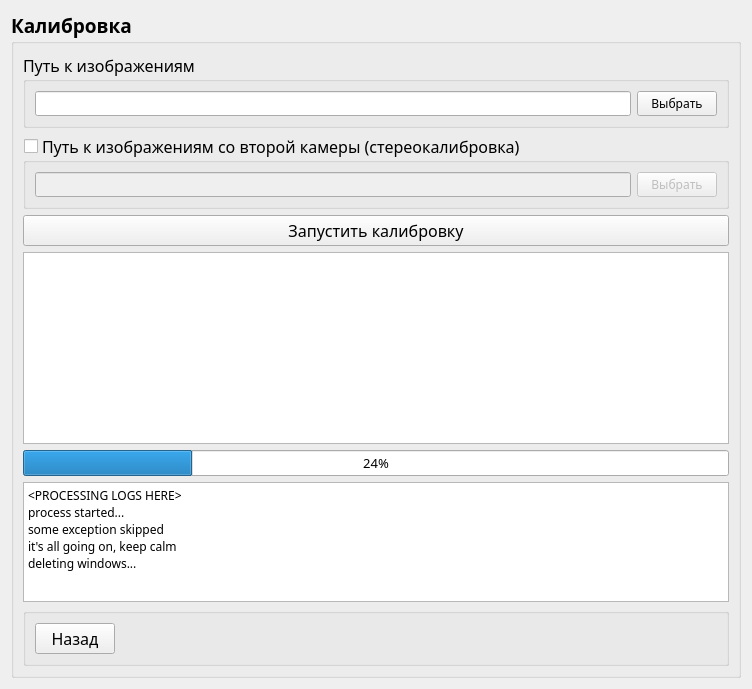
           <widget class="QWidget" name="page_calibrationSteps_4_MainPage">
            <layout class="QVBoxLayout" name="verticalLayout_15">
             <item>
              <widget class="QGroupBox" name="groupBox_calibrationSteps_4">
               <property name="font">
                <font>
                 <family>Rubik</family>
                 <pointsize>14</pointsize>
                 <bold>true</bold>
                </font>
               </property>
               <property name="title">
                <string>Калибровка</string>
               </property>
               <property name="flat">
                <bool>true</bool>
               </property>
               <layout class="QVBoxLayout" name="verticalLayout_14">
                <item>
                 <widget class="QGroupBox" name="groupBox_calibrationImagesDirectoryField">
                  <property name="font">
                   <font>
                    <family>Rubik</family>
                    <pointsize>12</pointsize>
                    <bold>false</bold>
                   </font>
                  </property>
                  <property name="title">
                   <string>Путь к изображениям</string>
                  </property>
                  <property name="flat">
                   <bool>true</bool>
                  </property>
                  <layout class="QHBoxLayout" name="horizontalLayout_12">
                   <item>
                    <widget class="QLineEdit" name="lineEdit_calibrationImagesDirectory">
                     <property name="font">
                      <font>
                       <family>Rubik</family>
                       <pointsize>9</pointsize>
                       <bold>false</bold>
                      </font>
                     </property>
                    </widget>
                   </item>
                   <item>
                    <widget class="QPushButton" name="pushButton_setCalibrationImagesDirectory">
                     <property name="font">
                      <font>
                       <family>Rubik</family>
                       <pointsize>9</pointsize>
                       <bold>false</bold>
                      </font>
                     </property>
                     <property name="text">
                      <string>Выбрать</string>
                     </property>
                    </widget>
                   </item>
                  </layout>
                 </widget>
                </item>
                <item>
                 <widget class="QGroupBox" name="groupBox_calibrationImagesDirectoryFieldSecondCamera">
                  <property name="enabled">
                   <bool>true</bool>
                  </property>
                  <property name="font">
                   <font>
                    <family>Rubik</family>
                    <pointsize>12</pointsize>
                    <bold>false</bold>
                   </font>
                  </property>
                  <property name="title">
                   <string>Путь к изображениям со второй камеры (стереокалибровка)</string>
                  </property>
                  <property name="flat">
                   <bool>true</bool>
                  </property>
                  <property name="checkable">
                   <bool>true</bool>
                  </property>
                  <property name="checked">
                   <bool>false</bool>
                  </property>
                  <layout class="QHBoxLayout" name="horizontalLayout_13">
                   <item>
                    <widget class="QLineEdit" name="lineEdit_calibrationImagesDirectorySecondCamera">
                     <property name="font">
                      <font>
                       <family>Rubik</family>
                       <pointsize>9</pointsize>
                       <bold>false</bold>
                      </font>
                     </property>
                    </widget>
                   </item>
                   <item>
                    <widget class="QPushButton" name="pushButton_setCalibrationImagesDirectorySecondCamera">
                     <property name="font">
                      <font>
                       <family>Rubik</family>
                       <pointsize>9</pointsize>
                       <bold>false</bold>
                      </font>
                     </property>
                     <property name="text">
                      <string>Выбрать</string>
                     </property>
                    </widget>
                   </item>
                  </layout>
                 </widget>
                </item>
                <item>
                 <widget class="QPushButton" name="pushButton_calibrationProcessStart">
                  <property name="font">
                   <font>
                    <family>Rubik</family>
                    <pointsize>12</pointsize>
                    <bold>false</bold>
                   </font>
                  </property>
                  <property name="text">
                   <string>Запустить калибровку</string>
                  </property>
                 </widget>
                </item>
                <item>
                 <widget class="QGraphicsView" name="graphicsView_calibrationProcessView">
                  <property name="minimumSize">
                   <size>
                    <width>0</width>
                    <height>0</height>
                   </size>
                  </property>
                 </widget>
                </item>
                <item>
                 <widget class="QProgressBar" name="progressBar_calibrationProcessProgress">
                  <property name="font">
                   <font>
                    <family>Rubik</family>
                    <pointsize>10</pointsize>
                    <bold>false</bold>
                   </font>
                  </property>
                  <property name="value">
                   <number>24</number>
                  </property>
                 </widget>
                </item>
                <item>
                 <widget class="QTextBrowser" name="textBrowser_calibrationProcessLogs">
                  <property name="maximumSize">
                   <size>
                    <width>16777215</width>
                    <height>120</height>
                   </size>
                  </property>
                  <property name="font">
                   <font>
                    <family>Rubik</family>
                    <pointsize>12</pointsize>
                    <bold>false</bold>
                   </font>
                  </property>
                  <property name="html">
                   <string>&lt;!DOCTYPE HTML PUBLIC &quot;-//W3C//DTD HTML 4.0//EN&quot; &quot;http://www.w3.org/TR/REC-html40/strict.dtd&quot;&gt;
&lt;html&gt;&lt;head&gt;&lt;meta name=&quot;qrichtext&quot; content=&quot;1&quot; /&gt;&lt;meta charset=&quot;utf-8&quot; /&gt;&lt;style type=&quot;text/css&quot;&gt;
p, li { white-space: pre-wrap; }
hr { height: 1px; border-width: 0; }
li.unchecked::marker { content: &quot;\2610&quot;; }
li.checked::marker { content: &quot;\2612&quot;; }
&lt;/style&gt;&lt;/head&gt;&lt;body style=&quot; font-family:'Rubik'; font-size:12pt; font-weight:400; font-style:normal;&quot;&gt;
&lt;p style=&quot; margin-top:0px; margin-bottom:0px; margin-left:0px; margin-right:0px; -qt-block-indent:0; text-indent:0px;&quot;&gt;&lt;span style=&quot; font-size:9pt;&quot;&gt;&amp;lt;PROCESSING LOGS HERE&amp;gt;&lt;/span&gt;&lt;/p&gt;
&lt;p style=&quot; margin-top:0px; margin-bottom:0px; margin-left:0px; margin-right:0px; -qt-block-indent:0; text-indent:0px;&quot;&gt;&lt;span style=&quot; font-size:9pt;&quot;&gt;process started...&lt;/span&gt;&lt;/p&gt;
&lt;p style=&quot; margin-top:0px; margin-bottom:0px; margin-left:0px; margin-right:0px; -qt-block-indent:0; text-indent:0px;&quot;&gt;&lt;span style=&quot; font-size:9pt;&quot;&gt;some exception skipped&lt;/span&gt;&lt;/p&gt;
&lt;p style=&quot; margin-top:0px; margin-bottom:0px; margin-left:0px; margin-right:0px; -qt-block-indent:0; text-indent:0px;&quot;&gt;&lt;span style=&quot; font-size:9pt;&quot;&gt;it's all going on, keep calm&lt;/span&gt;&lt;/p&gt;
&lt;p style=&quot; margin-top:0px; margin-bottom:0px; margin-left:0px; margin-right:0px; -qt-block-indent:0; text-indent:0px;&quot;&gt;&lt;span style=&quot; font-size:9pt;&quot;&gt;deleting windows...&lt;/span&gt;&lt;/p&gt;&lt;/body&gt;&lt;/html&gt;</string>
                  </property>
                 </widget>
                </item>
                <item>
                 <widget class="QGroupBox" name="groupBox_calibrationSteps_4_ButtonField">
                  <property name="title">
                   <string/>
                  </property>
                  <property name="flat">
                   <bool>true</bool>
                  </property>
                  <layout class="QHBoxLayout" name="horizontalLayout_18">
                   <item>
                    <widget class="QPushButton" name="pushButton_calibrationSteps_4_returnToTipsButton">
                     <property name="font">
                      <font>
                       <family>Rubik</family>
                       <pointsize>12</pointsize>
                       <bold>false</bold>
                      </font>
                     </property>
                     <property name="text">
                      <string>Назад</string>
                     </property>
                    </widget>
                   </item>
                   <item>
                    <spacer name="horizontalSpacer_calibrationSteps_4_ButtonSpacer">
                     <property name="orientation">
                      <enum>Qt::Orientation::Horizontal</enum>
                     </property>
                     <property name="sizeHint" stdset="0">
                      <size>
                       <width>602</width>
                       <height>20</height>
                      </size>
                     </property>
                    </spacer>
                   </item>
                  </layout>
                 </widget>
                </item>
               </layout>
              </widget>
             </item>
            </layout>
           </widget>
